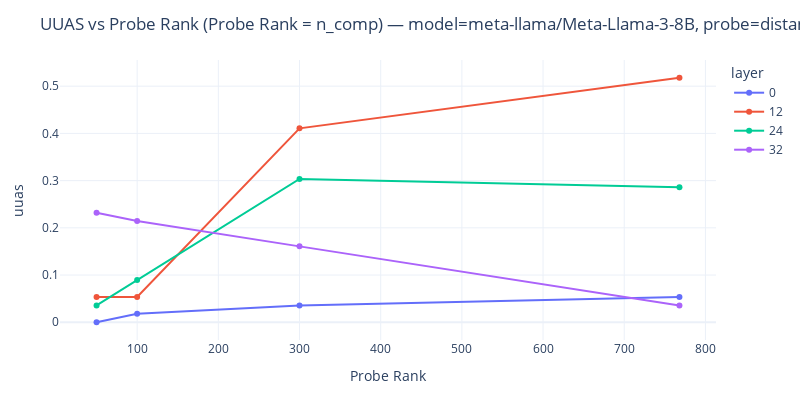

Here is the notebook cell this chart was saved with:
### Code cell
model_name = "meta-llama/Meta-Llama-3-8B"
fig = plot_uuas_vs_probe_rank_dims(
    base_path=f"/home/masaki/hierarchical-repr/EntityTree/scripts/structural_probe/probe_results/{model_name}/metrics/distance",
    model_name=model_name,
    dims=[50, 100, 300, 768],
    layers=[0, 12, 24, 32],                  # or e.g., [0, 6, 12]
    fig_size=(800, 400),
    save_html="uuas_vs_probe_rank_dims.html",
)
fig.show()


fig = plot_uuas_vs_probe_rank_dims(
    base_path=f"/home/masaki/hierarchical-repr/EntityTree/scripts/structural_probe/probe_results/{model_name}/metrics/distance",
    model_name=model_name,
    dims=[50, 100, 300, 768],
    layers=[8, 12, 16],                  # or e.g., [0, 6, 12]
    fig_size=(800, 400),
    save_html="uuas_vs_probe_rank_dims.html",
)
fig.show()

### Figure 1 — Plotly figure (JSON) as saved in the notebook; plotly's stock layout.template omitted (floating-point values rounded to 4 significant figures)
{"data": [{"customdata": [[0], [0], [0], [0]], "hovertemplate": "layer=%{customdata[0]}<br>Probe Rank=%{x}<br>uuas=%{y:.3f}<extra></extra>", "legendgroup": "0", "line": {"color": "#636efa", "dash": "solid"}, "marker": {"symbol": "circle"}, "mode": "lines+markers", "name": "0", "orientation": "v", "showlegend": true, "type": "scatter", "x": [50, 100, 300, 768], "xaxis": "x", "y": [0.0, 0.01786, 0.03571, 0.05357], "yaxis": "y"}, {"customdata": [[12], [12], [12], [12]], "hovertemplate": "layer=%{customdata[0]}<br>Probe Rank=%{x}<br>uuas=%{y:.3f}<extra></extra>", "legendgroup": "12", "line": {"color": "#EF553B", "dash": "solid"}, "marker": {"symbol": "circle"}, "mode": "lines+markers", "name": "12", "orientation": "v", "showlegend": true, "type": "scatter", "x": [50, 100, 300, 768], "xaxis": "x", "y": [0.05357, 0.05357, 0.4107, 0.5179], "yaxis": "y"}, {"customdata": [[24], [24], [24], [24]], "hovertemplate": "layer=%{customdata[0]}<br>Probe Rank=%{x}<br>uuas=%{y:.3f}<extra></extra>", "legendgroup": "24", "line": {"color": "#00cc96", "dash": "solid"}, "marker": {"symbol": "circle"}, "mode": "lines+markers", "name": "24", "orientation": "v", "showlegend": true, "type": "scatter", "x": [50, 100, 300, 768], "xaxis": "x", "y": [0.03571, 0.08929, 0.3036, 0.2857], "yaxis": "y"}, {"customdata": [[32], [32], [32], [32]], "hovertemplate": "layer=%{customdata[0]}<br>Probe Rank=%{x}<br>uuas=%{y:.3f}<extra></extra>", "legendgroup": "32", "line": {"color": "#ab63fa", "dash": "solid"}, "marker": {"symbol": "circle"}, "mode": "lines+markers", "name": "32", "orientation": "v", "showlegend": true, "type": "scatter", "x": [50, 100, 300, 768], "xaxis": "x", "y": [0.2321, 0.2143, 0.1607, 0.03571], "yaxis": "y"}], "layout": {"height": 400, "legend": {"title": {"text": "layer"}, "tracegroupgap": 0}, "margin": {"b": 60, "l": 60, "r": 20, "t": 60}, "title": {"text": "UUAS vs Probe Rank (Probe Rank = n_comp) — model=meta-llama/Meta-Llama-3-8B, probe=distance, layers∈[0, 12, 24, 32]"}, "width": 800, "xaxis": {"anchor": "y", "domain": [0, 1], "title": {"text": "Probe Rank"}}, "yaxis": {"anchor": "x", "domain": [0, 1], "title": {"text": "uuas"}}}}
